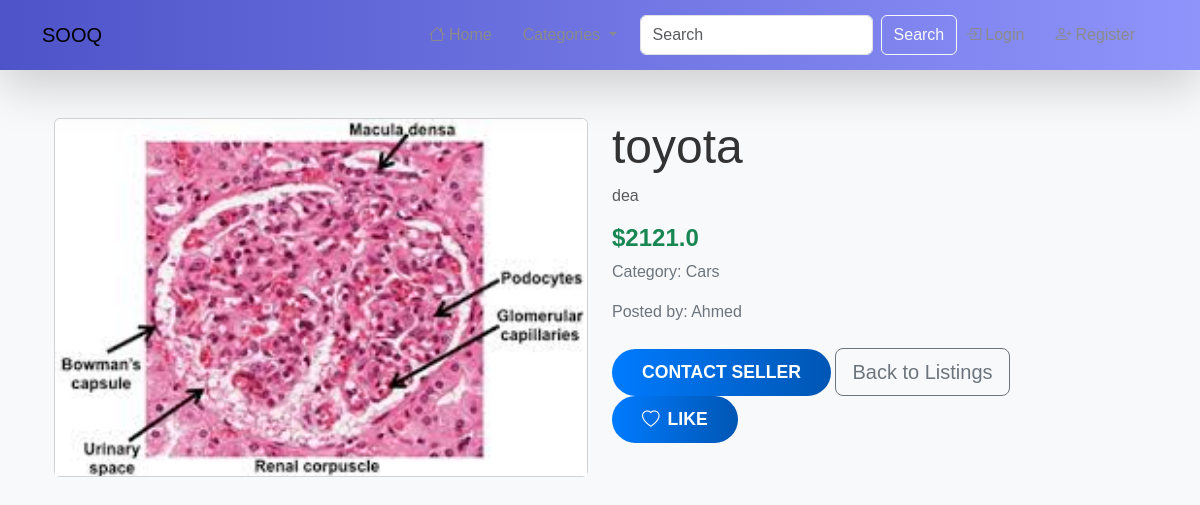
/listing/1, run on the app's committed database.
### models.py (models this page shows)
class Listing(db.Model):
    id = db.Column(db.Integer, primary_key=True)
    title = db.Column(db.String(100), nullable=False)
    description = db.Column(db.Text, nullable=False)
    price = db.Column(db.Float, nullable=False)
    image_file = db.Column(db.String(50), nullable=False, default='default.jpg')
    user_id = db.Column(db.Integer, db.ForeignKey('user.id'), nullable=False)
    category_id = db.Column(db.Integer, db.ForeignKey('category.id'), nullable=False)
    owner = db.relationship('User', back_populates='listings')
    category = db.relationship('Category', back_populates='listings')

class Category(db.Model):
    id = db.Column(db.Integer, primary_key=True)
    name = db.Column(db.String(50), unique=True, nullable=False)
    listings = db.relationship('Listing', back_populates='category')

class User(db.Model, UserMixin):
    id = db.Column(db.Integer, primary_key=True)
    username = db.Column(db.String(20), unique=True, nullable=False)
    email = db.Column(db.String(120), unique=True, nullable=False)
    password = db.Column(db.String(60), nullable=False)
    cars = db.relationship('Car', backref='owner', lazy=True)
    is_admin = db.Column(db.Boolean, default=False)
    is_active = db.Column(db.Boolean, default=False)
    listings = db.relationship('Listing', back_populates='owner', lazy=True)
    favorites = db.relationship('Listing', secondary=user_favorites, backref='favorited_by', lazy='dynamic')

### routes.py (the view)
@app.route('/listing/<int:listing_id>')
def listing_details(listing_id):
    listing = Listing.query.get_or_404(listing_id)
    return render_template('details.html', listing=listing)

### routes.py (called while the page is built)
@app.before_request
def load_categories():
    g.categories = Category.query.all()

### templates/details.html (shortened to what this page needs)
{% extends 'base.html' %}
{% block content %}
<div class="container mt-5">
    <div class="row">
        <div class="col-md-6">
            <div class="card">
                <img src="{{ url_for('static', filename='car-images/' + listing.image_file) }}" class="card-img-top" alt="{{ listing.title }}">
            </div>
        </div>
        <div class="col-md-6">
            <h1 class="display-5">{{ listing.title }}</h1>
            <p class="text-muted">{{ listing.description }}</p>
            <h3 class="text-success">${{ listing.price }}</h3>
            <p class="text-secondary">Category: {{ listing.category.name }}</p>
            <p class="text-secondary">Posted by: {{ listing.owner.username }}</p>
            <div class="mt-4">
                <a href="/messages/send" class="btn btn-primary btn-lg">Contact Seller</a>
                <a href="{{ url_for('home') }}" class="btn btn-outline-secondary btn-lg">Back to Listings</a>
                <button
                    class="btn btn-primary btn-like d-flex align-items-center"
                    data-id="{{ listing.id }}"
                    {% if listing in current_user.favorites %}data-favorited="true"{% else %}data-favorited="false"{% endif %}
                >
                    <i class="bi {% if listing in current_user.favorites %}bi-heart-fill{% else %}bi-heart{% endif %} me-2"></i>
                    <span>{% if listing in current_user.favorites %}Liked{% else %}Like{% endif %}</span>
                </button>
            </div>
        </div>
    </div>
</div>
{% endblock %}

### static/css/style.css (style rules this page uses)
body { font-family: 'Poppins', sans-serif; background-color: #f8f9fa; color: #495057; margin: 0; padding: 0; }
.btn-primary { background: linear-gradient(90deg, #007bff, #0056b3); border: none; padding: 10px 30px; font-size: 1.1rem; font-weight: 600; text-transform: uppercase; border-radius: 30px; transition: all 0.3s ease; }
h1, h3 { font-weight: 700; color: #333; }
h3 { font-size: 1.5rem; }
p, small { font-size: 1rem; line-height: 1.5; color: #666; }
.btn-like[data-favorited="false"] { background-color: #007bff; color: white; }

### data on the page
Listing: image_file (picture), title "toyota", description "dea", price "2121.0"
Category: category.name "Cars"
User: owner.username "Ahmed"
